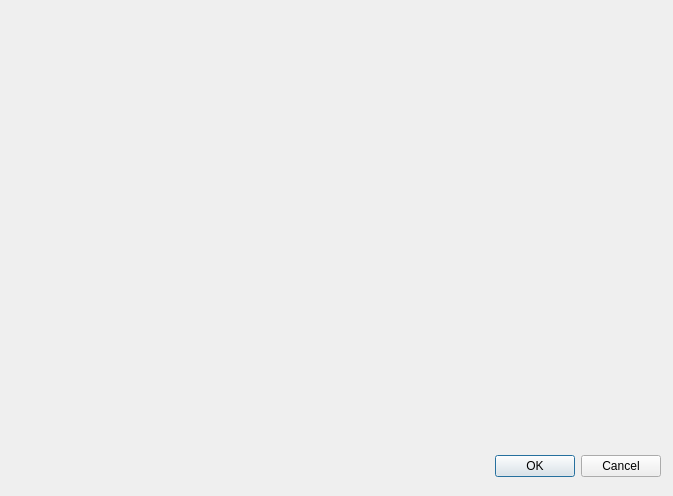
<?xml version="1.0" encoding="UTF-8"?>
<ui version="4.0">
 <class>qwtdialog</class>
 <widget class="QDialog" name="qwtdialog">
  <property name="geometry">
   <rect>
    <x>0</x>
    <y>0</y>
    <width>673</width>
    <height>496</height>
   </rect>
  </property>
  <property name="windowTitle">
   <string>Dialog</string>
  </property>
  <widget class="QDialogButtonBox" name="buttonBox">
   <property name="geometry">
    <rect>
     <x>320</x>
     <y>450</y>
     <width>341</width>
     <height>32</height>
    </rect>
   </property>
   <property name="orientation">
    <enum>Qt::Horizontal</enum>
   </property>
   <property name="standardButtons">
    <set>QDialogButtonBox::Cancel|QDialogButtonBox::Ok</set>
   </property>
  </widget>
  <widget class="QwtPlot" name="qwtPlot">
   <property name="geometry">
    <rect>
     <x>0</x>
     <y>10</y>
     <width>671</width>
     <height>431</height>
    </rect>
   </property>
  </widget>
 </widget>
 <customwidgets>
  <customwidget>
   <class>QwtPlot</class>
   <extends>QFrame</extends>
   <header>qwt_plot.h</header>
  </customwidget>
 </customwidgets>
 <resources/>
 <connections>
  <connection>
   <sender>buttonBox</sender>
   <signal>accepted()</signal>
   <receiver>qwtdialog</receiver>
   <slot>accept()</slot>
   <hints>
    <hint type="sourcelabel">
     <x>248</x>
     <y>254</y>
    </hint>
    <hint type="destinationlabel">
     <x>157</x>
     <y>274</y>
    </hint>
   </hints>
  </connection>
  <connection>
   <sender>buttonBox</sender>
   <signal>rejected()</signal>
   <receiver>qwtdialog</receiver>
   <slot>reject()</slot>
   <hints>
    <hint type="sourcelabel">
     <x>316</x>
     <y>260</y>
    </hint>
    <hint type="destinationlabel">
     <x>286</x>
     <y>274</y>
    </hint>
   </hints>
  </connection>
 </connections>
</ui>
